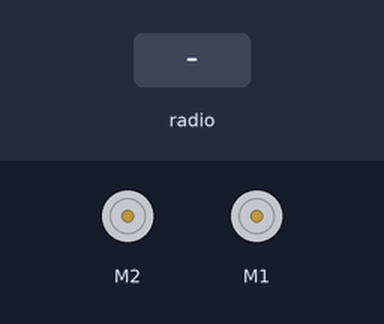
Bench run of a program on a simulated Calliope mini (MakeCode). On the bench: 2 × DC motor (green arrow = forward, orange = backward, longer = faster). The inputs (shaded band) are chosen by the test bench. No radio messages arrive unless stated (any console line starting 'radio sent:' is added by the test bench); what the program prints to the serial console is not drawn.

Above: at 1.2 s.
1.3 s: radio message "0" arrives
At 1.9 s:
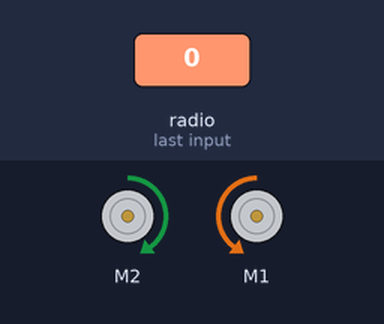
2.8 s: radio message "1" arrives
At 3.1 s:
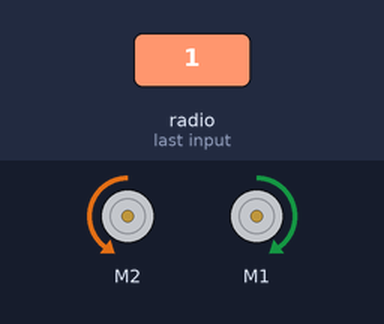
4.3 s: radio message "2" arrives
At 5.4 s:
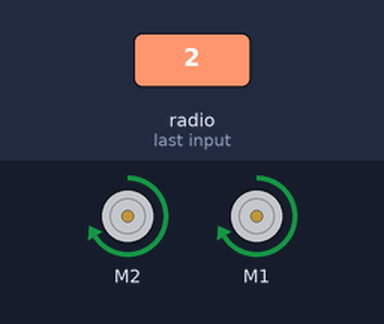
5.8 s: radio message "3" arrives
At 6.5 s:
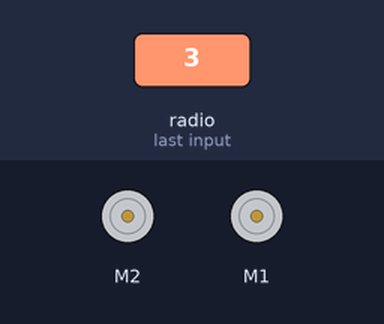
Timing chart, 0 to 8.3 s (numbered marks = the images above; inputs shaded):
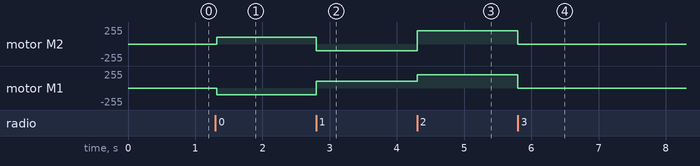

Measured:
- after the input at 1.3 s, motor M2: stopped → forward 100/255 at once; motor M1: stopped → backward 100/255 at once
- after the input at 2.8 s, motor M2: forward 100/255 → backward 100/255 at once; motor M1: backward 100/255 → forward 100/255 at once
- after the input at 4.3 s, motor M2: backward 100/255 → forward 200/255 at once; motor M1: forward 100/255 → forward 200/255 at once
- after the input at 5.8 s, motor M2, motor M1: forward 200/255 → stopped at once

The program:

main.ts
```typescript
input.onGesture(Gesture.TiltRight, function () {
    radio.sendNumber(1)
})
radio.onReceivedNumber(function (receivedNumber) {
    if (receivedNumber == 0) {
        links()
    } else if (receivedNumber == 1) {
        rechts()
    } else if (receivedNumber == 2) {
        geradeaus()
    } else if (receivedNumber == 3) {
        anhalten()
    }
})
function geradeaus () {
    maqueen.motorRun(maqueen.Motors.All, maqueen.Dir.CW, 200)
}
function anhalten () {
    maqueen.motorStop(maqueen.Motors.All)
}
input.onGesture(Gesture.ScreenDown, function () {
    radio.sendNumber(2)
})
function links () {
    maqueen.motorRun(maqueen.Motors.M2, maqueen.Dir.CW, 100)
    maqueen.motorRun(maqueen.Motors.M1, maqueen.Dir.CCW, 100)
}
function rechts () {
    maqueen.motorRun(maqueen.Motors.M1, maqueen.Dir.CW, 100)
    maqueen.motorRun(maqueen.Motors.M2, maqueen.Dir.CCW, 100)
}
input.onGesture(Gesture.TiltLeft, function () {
    radio.sendNumber(0)
})
input.onGesture(Gesture.ScreenUp, function () {
    radio.sendNumber(3)
})
radio.setGroup(1)
```

test.ts
```typescript
// Hier kann man Tests durchführen; diese Datei wird nicht kompiliert, wenn dieses Paket als Erweiterung verwendet wird.
```
